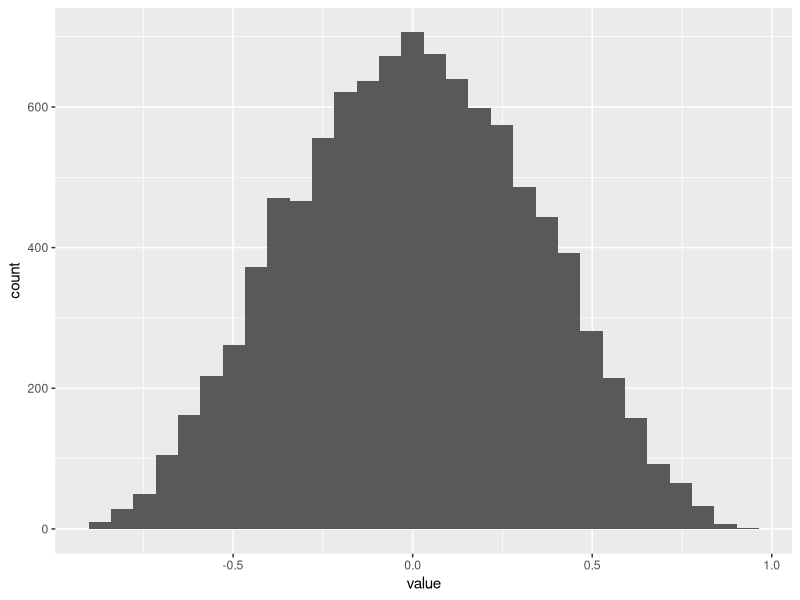
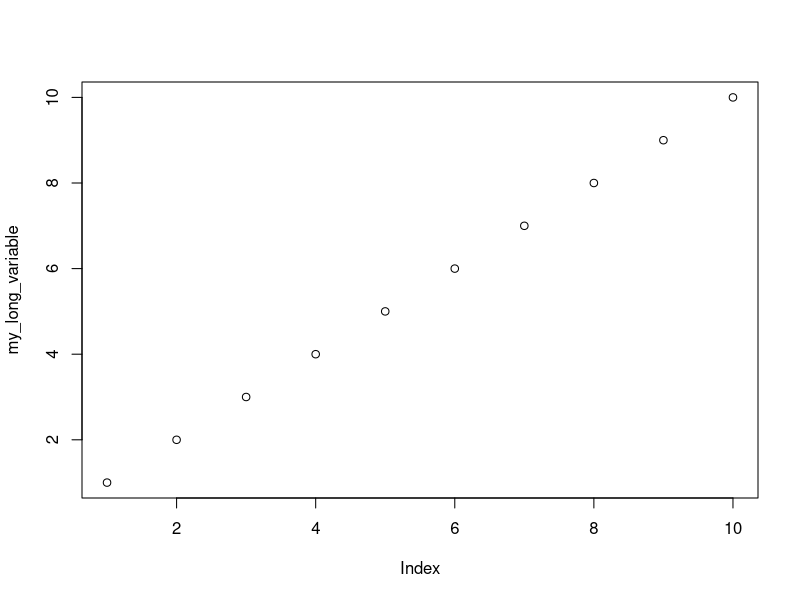
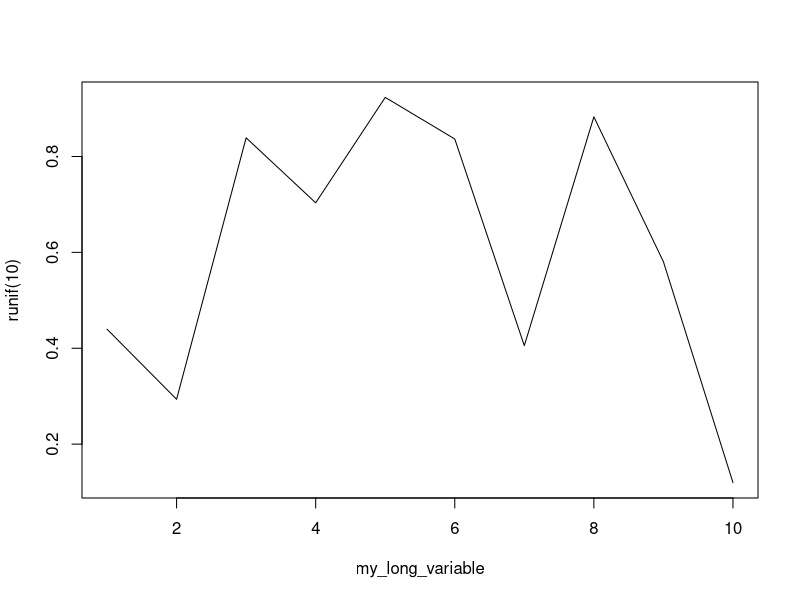

Write the R code that produced these figures, in order.
## ---- chunk 1
library(tidyverse)
## ---- chunk 2
# 10000 experiments of correlation between 2 random vectors of length 10
10000 %>%
  rerun(x = rnorm(10), y = rnorm(10))%>%
  map_dbl(~ cor(.x$x, .x$y)) %>% 
  as_data_frame() %>% 
  {ggplot(., aes(x = value)) + geom_histogram()}
## ---- chunk 3
my_long_variable <- 1:10
plot2 <- partial(plot, my_long_variable)
plot2()


plot2(runif(10), type='l')
## ---- chunk 4
list("a", 10, 100) %>%
  map_dbl(possibly(log, NA_real_))
## ---- chunk 5
f <- function(x) {
  y <- 20
  if (x > 5) {
    stop("!")
  } else {
    x
  }
}

#auto_browse(f(6))
## ---- chunk 6
n_iris <- iris %>% 
  group_by(Species) %>% 
  nest()

mod_fun <- function(df) {
  lm(Sepal.Length ~ ., data = df)
}
  
m_iris <- n_iris %>% 
  mutate(model = map(data, mod_fun))

b_fun <- function(model){
  coefficients(model)[[1]]
}

m_iris %>% 
  ungroup() %>% 
  transmute(Species, beta = map_dbl(model, b_fun))
## ---- chunk 7
formulas <- list(
  formula1 = Sepal.Length ~ Sepal.Width,
  formula2 = Sepal.Length ~ Sepal.Width + Petal.Width,
  formula3 = Sepal.Length ~ Sepal.Width + Petal.Width + Petal.Length
)
data <- split(iris, iris$Species)

model_results <- crossing(formula = formulas, data) %>% 
  mutate(trained_model = map2(.x = formula, .y = data, .f = lm)) %>% 
  mutate(group = names(data)) %>% 
  mutate(formula_text = as.character(formula)) %>% 
  mutate(r2 = unlist(map(trained_model, ~ summary(.x)$r.squared))) %>% 
  mutate(n = unlist(map(data, nrow)))
model_results
